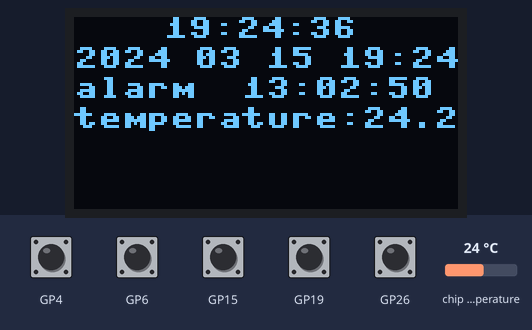
Bench run of a program on a simulated Raspberry Pi Pico running MicroPython. Parts: 128×64 one-colour display. The inputs (shaded band) are chosen by the test bench; at power-on: GP4, GP6, GP15, GP19, GP26 HIGH, chip temperature 24 °C. WiFi joins after 1.5 s; the clock reads 2024-03-15 10:24:30 at power-on unless the program sets it; audio playback is drawn as a buzzer; library files of the repository ran but are not shown: ssd1306.py; what the program prints to the serial console is not drawn.

Above: at 6.9 s.
7.0 s: GP4 pulled LOW for 1 s
At 8.5 s:
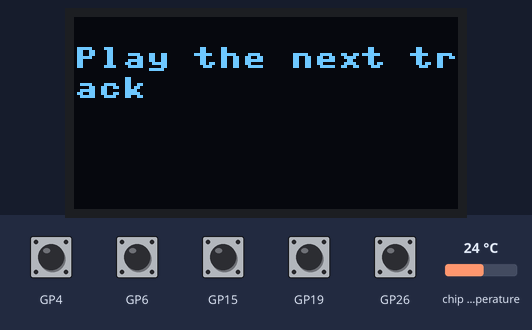
11.3 s: GP19 pulled LOW for 1 s
At 13.0 s:
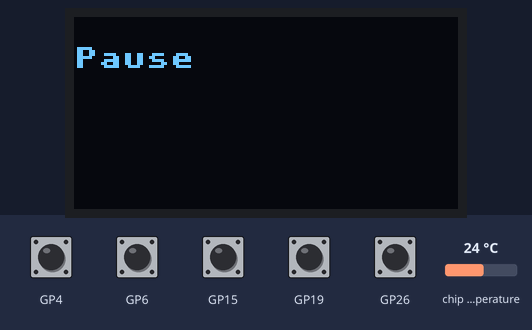
15.5 s: GP26 pulled LOW for 1 s
At 17.0 s:
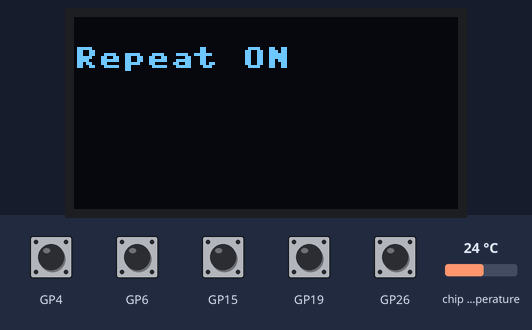
19.6 s: GP6 pulled LOW for 1 s
At 20.8 s:
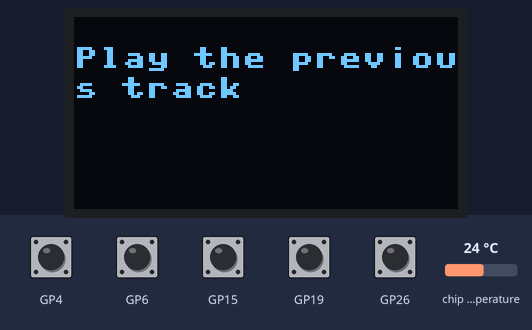
23.7 s: GP26 pulled LOW for 1 s
At 25.2 s:
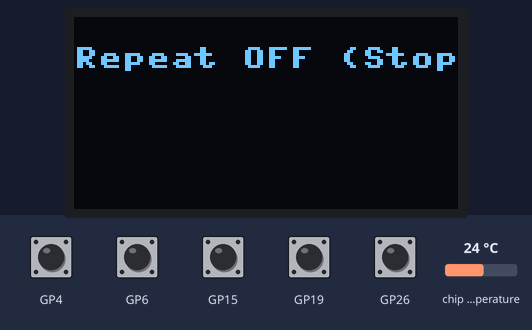
27.8 s: GP15 pulled LOW for 1 s
At 31.25 s:
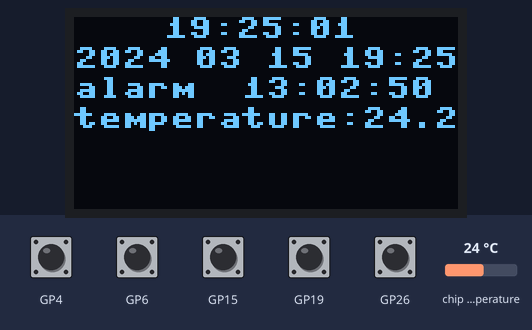
Timing chart, 0 to 31.4 s (numbered marks = the images above; inputs shaded):
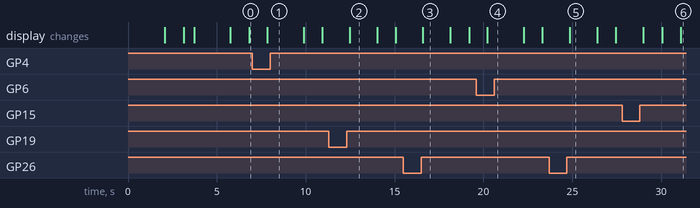

The program:

main.py
```python
import machine
import utime
from DFPModule import DFPlayer
import time
import network
import ntptime
from machine import Pin, I2C
import ssd1306


sensor_temp = machine.ADC(4)

# ADCの最大電圧3.3Vを16bit(65535)で割って、
# 16bitの 1 目盛りのあたりの電圧(変換係数)を計算します( 約 0.00005V)
conversion_factor = 3.3 / (65535)

i2c = I2C(0, sda=Pin(16), scl=Pin(17) )

display = ssd1306.SSD1306_I2C(128, 64, i2c)


SSID = 'あなたのネットのSSID'
PW = 'ネットのパスワード'


#SSID = '


display.fill(0)
display.text("Hello", 40, 25, 1)
display.show()
time.sleep(1)

addr = i2c.scan()
print("address is :" + str(addr))


# Wi-Fi接続の設定
wlan = network.WLAN(network.STA_IF)
wlan.active(True)
wlan.connect(SSID, PW)

# 接続が確立されるまで待機
while not wlan.isconnected():
    print('Connecting to Wi-Fi...')
    time.sleep(1)
    display.fill(0)
    display.text('Connecting to Wi', 0, 25, 1)
    display.text("-Fi...",0,35,1)
    display.show()


print('Connected to Wi-Fi')
display.fill(0)
display.text('Connected to Wi-', 0, 25, 1)
display.text("Fi",0,35,1)
display.show()
time.sleep(0.5)

# NTPサーバーを設定
ntptime.host = 'pool.ntp.org'

# NTPサーバーからの時間を同期
try:
    ntptime.settime()
    print('Time synchronized')
    display.fill(0)
    display.text('Time synchronize', 0, 25, 1)
    display.text('d', 0, 35, 1)
    display.show()
    time.sleep(1)
except OSError as e:
    print(f'Failed to synchronize time: {e}')
    display.fill(0)
    display.text('Failed to synchr', 0, 0, 1)
    display.text("onize time with NTP server",0,10,1)
    display.text("NTP server",0,20,1)
    display.show()
    time.sleep(1)

# 日本標準時（JST）に変換する関数
def to_jst(utc_time):
    # UTCからJSTへ変換
    jst_time = list(utc_time)
    jst_time[3] = (jst_time[3] + 9) % 24  # 時間を9時間進める
    return tuple(jst_time)

player = DFPlayer(8, 9, 20)

btn1 = machine.Pin(4, machine.Pin.IN, machine.Pin.PULL_UP)
btn2 = machine.Pin(6, machine.Pin.IN, machine.Pin.PULL_UP)
btn3 = machine.Pin(15, machine.Pin.IN, machine.Pin.PULL_UP)
btn4 = machine.Pin(19, machine.Pin.IN, machine.Pin.PULL_UP)
btn5 = machine.Pin(26, machine.Pin.IN, machine.Pin.PULL_UP)
btn6 = machine.Pin(26, machine.Pin.IN, machine.Pin.PULL_UP)
btn7 = machine.Pin(26, machine.Pin.IN, machine.Pin.PULL_UP)
btn8 = machine.Pin(26, machine.Pin.IN, machine.Pin.PULL_UP)

ON = 0
OFF = 1

btn1_prev = OFF
btn2_prev = OFF
btn3_prev = OFF
btn4_prev = OFF
btn5_prev = OFF
btn6_prev = OFF
btn7_prev = OFF
btn8_prev = OFF

pause = False
repeat = False

track = 1
max = 25


# アラームを設定する時間 自由に変えてください
alarm_time = "13:02:50"

while True:
    reading = sensor_temp.read_u16() * conversion_factor

    temperature = 27 - (reading - 0.706)/0.001721

    btn1_state = btn1.value()
    btn2_state = btn2.value()
    btn3_state = btn3.value()
    btn4_state = btn4.value()
    btn5_state = btn5.value()
    btn6_state = btn6.value()
    btn7_state = btn6.value()
    btn8_state = btn6.value()

    # 次のトラックを再生
    if btn1_prev == OFF and btn1_state == ON:
        track += 1
        display.fill(0)
        display.text("Play the next tr", 0, 10, 1)
        display.text("ack", 0, 20, 1)
        display.show()
        if track > max:
            track = 1
            player.play(track)
            display.fill(0)
            display.text("Play the next tr", 0, 10, 1)
            display.text("ack", 0, 20, 1)
            display.show()
        player.play(track)
        time.sleep(1.5)


    # 前のトラックを再生
    if btn2_prev == OFF and btn2_state == ON:
        track -= 1
        display.fill(0)
        display.text("Play the previou", 0, 10, 1)
        display.text("s track", 0, 20, 1)
        display.show()
        if track < 1:
            player.play(track)
            track = max
            player.play(track)
            display.fill(0)
            display.text("Play the previou", 0, 10, 1)
            display.text("s track", 0, 20, 1)
            display.show()
        player.play(track)
        time.sleep(1.5)


    # 現在のトラックを再生。一時停止時は途中から再生
    if btn3_prev == OFF and btn3_state == ON:
        if pause == False:
            player.play(track)
            display.fill(0)
            display.text("Play the current", 0, 10, 1)
            display.text("track", 0, 20, 1)
            display.show()
            time.sleep(1.5)
        else:
            player.resume()
            pause = False

    # 一時停止
    if btn4_prev == OFF and btn4_state == ON:
        pause = True
        player.pause()
        display.fill(0)
        display.text("Pause", 0, 10, 1)
        display.show()
        time.sleep(1.5)

    # リピートON／リピートOFF（Stop）

    if btn8_prev == OFF and btn8_state == ON:
        if repeat == False:
            player.repeat()
            repeat = True
            display.fill(0)
            display.text("Repeat ON", 0, 10, 1)
            display.show()
            time.sleep(1.5)
        else:
            player.stop()
            repeat = False
            display.fill(0)
            display.text("Repeat OFF (Stop)", 0, 10, 1)
            display.show()
            time.sleep(1.5)


    btn1_prev = btn1_state
    btn2_prev = btn2_state
    btn3_prev = btn3_state
    btn4_prev = btn4_state
    btn5_prev = btn5_state
    btn6_prev = btn6_state
    btn7_prev = btn7_state
    btn8_prev = btn8_state

    # 時刻の表示
    utc_time = time.localtime()
    jst_time = to_jst(utc_time)
    formatted_time = f"{jst_time[0]}年{jst_time[1]}月{jst_time[2]}日 {jst_time[3]:02d}時{jst_time[4]:02d}分{jst_time[5]:02d}秒"
    formatted_time2 = f"{jst_time[0]} {jst_time[1]:02d} {jst_time[2]:02d} {jst_time[3]:02d}:{jst_time[4]:02d}:{jst_time[5]:02d}"
    formatted_time3 = f"{jst_time[3]:02d}:{jst_time[4]:02d}:{jst_time[5]:02d}"
    print(f"{formatted_time}")

    # アラーム時刻と現在時刻を比較
    if formatted_time3 == alarm_time:
        display.fill(0)
        display.text("Alarm!", 0, 10, 1)
        display.show()
        player.play(0001)#()のなかのトラックの曲を再生　この場合は、1曲目
        time.sleep(90)# アラーム音を10秒間再生する
        player.stop()
        display.fill(0)  # ディスプレイをクリア
        display.show()

    display.fill(0)  # ディスプレイをクリア
    display.text(f"{formatted_time3}", 30, 0, 1)
    display.text(f"{formatted_time2}", 0, 10, 1)
    display.text("alarm  "+alarm_time,0,20,1)
    display.text("temperature:"+str(temperature), 0, 30, 1)
    display.show()
    display.show()
    time.sleep(1)
```

DFPModule.py
```python
# DFPModule.py
# このコードは HandsOn+ の記事に掲載されている DFPlayer クラスをそのまま使用しています。
# 出典：https://www.handsonplus.com/electronic-works/how-to-use-dfplayer-with-raspipico/
# 著作権は元の作者に帰属します。
# 本プロジェクトでは学習・非営利目的で使用しています。


# DFPModule.py
# This code is taken directly from the following article:
# "How to use DFPlayer with Raspberry Pi Pico" by HandsOn+
# https://www.handsonplus.com/electronic-works/how-to-use-dfplayer-with-raspipico/
# Copyright belongs to the original author.
# Used here for educational and non-commercial purposes.


import machine
import utime


THIS_VERSION = 1.0

class DFPlayer:

	def __init__(self, tx:int, rx:int, volume:int=15):
		self.uart = machine.UART(1, baudrate=9600, tx=machine.Pin(tx), rx=machine.Pin(rx))

		# sd初期化
		self._command(0x3F, 0x02)
		utime.sleep_ms(500)

		# volume設定
		self.set_volume(20)

		print("DFPlayer initialized (ver.{})".format(THIS_VERSION))

	def _command(self, command, parameter=0x00):
		query = bytes([0x7e, 0xFF, 0x06, command, 0x00, 0x00, parameter, 0xEF])
		self.uart.write(query)

	# 以下、制御メソッド

	def set_volume(self, volume:int):
		self._command(0x06, volume)
		print("Volume: {}".format(volume))
		utime.sleep_ms(500)

	def play(self, num:int):
		self._command(0x12, num)
		print("Play: {}".format(num))
		utime.sleep_ms(500)

	def repeat(self):
		self._command(0x08)
		print("Repeat ON")
		utime.sleep_ms(500)

	def pause(self):
		self._command(0x0E)
		print("Pause")
		utime.sleep_ms(500)


	def resume(self):
		self._command(0x0D)
		print("Resume")
		utime.sleep_ms(500)

	def stop(self):
		self._command(0x16)
		print("Stop / Repeat OFF")
		utime.sleep_ms(500)
```

Measured:
- after the input at 7.0 s, the display: changes after 0.84 s (image 1)
- after the input at 11.3 s, the display: changes after 1.2 s (image 2)
- after the input at 15.5 s, the display: changes after 1.1 s (image 3)
- after the input at 19.6 s, the display: changes after 0.62 s (image 4)
- after the input at 23.7 s, the display: changes after 1.1 s (image 5)
- what the display in image 2 shows lasts 1.5 s, from 12.5 s to 14.0 s
